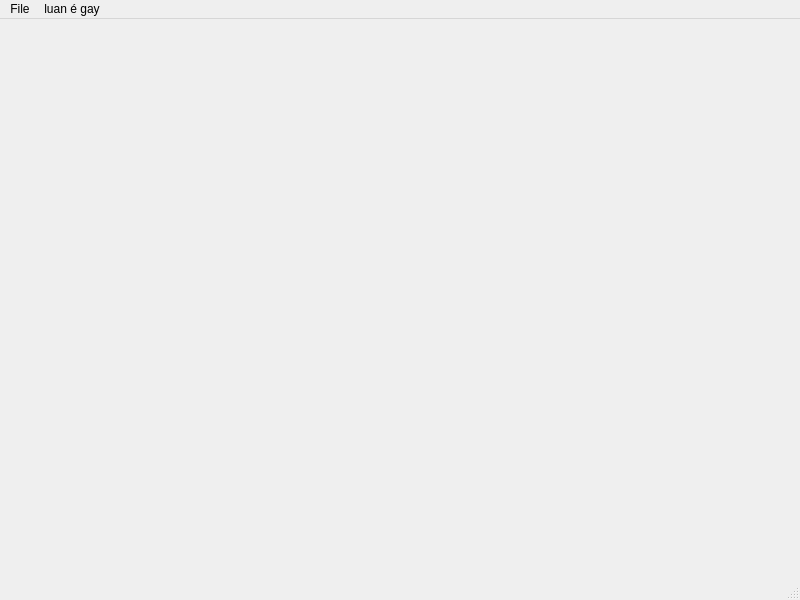
<?xml version="1.0" encoding="UTF-8"?>
<ui version="4.0">
 <class>MainWindow</class>
 <widget class="QMainWindow" name="MainWindow">
  <property name="geometry">
   <rect>
    <x>0</x>
    <y>0</y>
    <width>800</width>
    <height>600</height>
   </rect>
  </property>
  <property name="windowTitle">
   <string>MainWindow</string>
  </property>
  <widget class="QWidget" name="centralwidget"/>
  <widget class="QStatusBar" name="statusbar"/>
  <widget class="QMenuBar" name="menubar">
   <property name="geometry">
    <rect>
     <x>0</x>
     <y>0</y>
     <width>800</width>
     <height>21</height>
    </rect>
   </property>
   <widget class="QMenu" name="menulaun_gay">
    <property name="title">
     <string>luan é gay</string>
    </property>
    <addaction name="action_gay_memo"/>
   </widget>
   <widget class="QMenu" name="menuFile">
    <property name="title">
     <string>File</string>
    </property>
    <addaction name="actionPreferences"/>
    <addaction name="actionExit"/>
   </widget>
   <addaction name="menuFile"/>
   <addaction name="menulaun_gay"/>
  </widget>
  <action name="action_gay_memo">
   <property name="text">
    <string>é gay memo</string>
   </property>
  </action>
  <action name="actionPreferences">
   <property name="text">
    <string>Preferences</string>
   </property>
  </action>
  <action name="actionExit">
   <property name="text">
    <string>Exit</string>
   </property>
  </action>
 </widget>
 <resources/>
 <connections/>
</ui>
